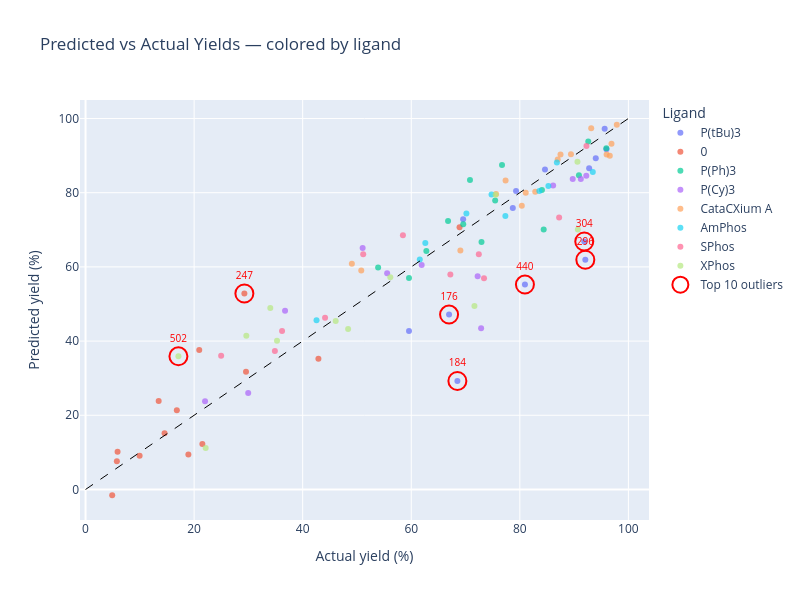

Write notebook code for a chart like this one.
### Code cell
results_check['original_index'] = results_check.index
outlier_indices = outliers.index

fig = px.scatter(
    results_check,
    x='y_true',
    y='y_pred',
    color='ligand',                  # <-- color by ligand
    hover_data={
        'original_index': True,
        'residual': ':.2f',
        'ligand': True,
        'aryl halide': True,
        'boron species': True,
        'time': True,
        'temperautre': True,
        'cat loading': True,
    },
    title='Predicted vs Actual Yields — colored by ligand',
    opacity=0.7,
)

# Add dashed perfect-prediction line
fig.add_shape(
    type='line', x0=0, y0=0, x1=100, y1=100,
    line=dict(color='black', dash='dash', width=1)
)

# Overlay outlier ring markers
outlier_data = results_check.loc[outlier_indices]
fig.add_trace(go.Scatter(
    x=outlier_data['y_true'],
    y=outlier_data['y_pred'],
    mode='markers+text',
    marker=dict(size=18, color='rgba(0,0,0,0)', line=dict(color='red', width=2)),
    text=outlier_data.index.astype(str),
    textposition='top center',
    textfont=dict(size=10, color='red'),
    name='Top 10 outliers',
    hoverinfo='skip',               # avoids double tooltip
))

fig.update_layout(
    xaxis_title='Actual yield (%)',
    yaxis_title='Predicted yield (%)',
    legend_title='Ligand',
    width=800, height=600,
)
fig.show()

### Figure 1 — Plotly figure (JSON) as saved in the notebook; plotly's stock layout.template omitted (floating-point values rounded to 4 significant figures)
{"data": [{"customdata": [[304, 25.03, "P(tBu)3", "6-bromoquinoline", "[5-methyl-1-(tetrahydro-2H-pyran-2-yl)-1H-indazol-4-yl]boronic ester", 60, 100, 6.25], [352, -1.642, "P(tBu)3", "6-bromoquinoline", "[5-methyl-1-(tetrahydro-2H-pyran-2-yl)-1H-indazol-4-yl]boronic ester", 60, 100, 6.25], [184, 39.27, "P(tBu)3", "6-bromoquinoline", "[5-methyl-1-(tetrahydro-2H-pyran-2-yl)-1H-indazol-4-yl]boronic acid", 60, 100, 6.25], [208, -3.295, "P(tBu)3", "6-bromoquinoline", "[5-methyl-1-(tetrahydro-2H-pyran-2-yl)-1H-indazol-4-yl]boronic acid", 60, 100, 6.25], [72, 4.676, "P(tBu)3", "6-bromoquinoline", "[5-methyl-1-(tetrahydro-2H-pyran-2-yl)-1H-indazol-4-yl]boronic acid", 60, 100, 6.25], [424, 2.838, "P(tBu)3", "6-bromoquinoline", "[5-methyl-1-(tetrahydro-2H-pyran-2-yl)-1H-indazol-4-yl]boronic ester", 60, 100, 6.25], [0, -1.127, "P(tBu)3", "6-bromoquinoline", "[5-methyl-1-(tetrahydro-2H-pyran-2-yl)-1H-indazol-4-yl]boronic acid", 60, 100, 6.25], [104, 6.21, "P(tBu)3", "6-bromoquinoline", "[5-methyl-1-(tetrahydro-2H-pyran-2-yl)-1H-indazol-4-yl]boronic acid", 60, 100, 6.25], [296, 30.15, "P(tBu)3", "6-bromoquinoline", "[5-methyl-1-(tetrahydro-2H-pyran-2-yl)-1H-indazol-4-yl]boronic ester", 60, 100, 6.25], [440, 25.7, "P(tBu)3", "6-bromoquinoline", "[5-methyl-1-(tetrahydro-2H-pyran-2-yl)-1H-indazol-4-yl]boronic ester", 60, 100, 6.25], [176, 19.82, "P(tBu)3", "6-bromoquinoline", "[5-methyl-1-(tetrahydro-2H-pyran-2-yl)-1H-indazol-4-yl]boronic acid", 60, 100, 6.25], [360, 4.224, "P(tBu)3", "6-bromoquinoline", "[5-methyl-1-(tetrahydro-2H-pyran-2-yl)-1H-indazol-4-yl]boronic ester", 60, 100, 6.25], [376, -1.598, "P(tBu)3", "6-bromoquinoline", "[5-methyl-1-(tetrahydro-2H-pyran-2-yl)-1H-indazol-4-yl]boronic ester", 60, 100, 6.25], [448, 16.87, "P(tBu)3", "6-bromoquinoline", "[5-methyl-1-(tetrahydro-2H-pyran-2-yl)-1H-indazol-4-yl]boronic ester", 60, 100, 6.25]], "hovertemplate": "ligand=%{customdata[2]}<br>y_true=%{x}<br>y_pred=%{y}<br>original_index=%{customdata[0]}<br>residual=%{customdata[1]:.2f}<br>aryl halide=%{customdata[3]}<br>boron species=%{customdata[4]}<br>time=%{customdata[5]}<br>temperautre=%{customdata[6]}<br>cat loading=%{customdata[7]}<extra></extra>", "legendgroup": "P(tBu)3", "marker": {"color": "#636efa", "opacity": 0.7, "symbol": "circle"}, "mode": "markers", "name": "P(tBu)3", "orientation": "v", "showlegend": true, "type": "scatter", "x": [91.87, 84.63, 68.5, 69.56, 93.99, 78.71, 79.31, 92.77, 92.06, 80.94, 66.97, 95.96, 95.63, 59.59], "xaxis": "x", "y": [66.85, 86.28, 29.23, 72.85, 89.31, 75.87, 80.43, 86.56, 61.92, 55.24, 47.15, 91.73, 97.23, 42.71], "yaxis": "y"}, {"customdata": [[495, -2.181, 0, "6-bromoquinoline", "[5-methyl-1-(tetrahydro-2H-pyran-2-yl)-1H-indazol-4-yl]boronic ester", 60, 100, 6.25], [439, -1.841, 0, "6-bromoquinoline", "[5-methyl-1-(tetrahydro-2H-pyran-2-yl)-1H-indazol-4-yl]boronic ester", 60, 100, 6.25], [247, -23.57, 0, "6-bromoquinoline", "[5-methyl-1-(tetrahydro-2H-pyran-2-yl)-1H-indazol-4-yl]boronic acid", 60, 100, 6.25], [423, 9.515, 0, "6-bromoquinoline", "[5-methyl-1-(tetrahydro-2H-pyran-2-yl)-1H-indazol-4-yl]boronic ester", 60, 100, 6.25], [55, -4.521, 0, "6-bromoquinoline", "[5-methyl-1-(tetrahydro-2H-pyran-2-yl)-1H-indazol-4-yl]boronic acid", 60, 100, 6.25], [63, -0.6056, 0, "6-bromoquinoline", "[5-methyl-1-(tetrahydro-2H-pyran-2-yl)-1H-indazol-4-yl]boronic acid", 60, 100, 6.25], [455, 7.653, 0, "6-bromoquinoline", "[5-methyl-1-(tetrahydro-2H-pyran-2-yl)-1H-indazol-4-yl]boronic ester", 60, 100, 6.25], [287, 0.9056, 0, "6-bromoquinoline", "[5-methyl-1-(tetrahydro-2H-pyran-2-yl)-1H-indazol-4-yl]boronic ester", 60, 100, 6.25], [79, -4.255, 0, "6-bromoquinoline", "[5-methyl-1-(tetrahydro-2H-pyran-2-yl)-1H-indazol-4-yl]boronic acid", 60, 100, 6.25], [431, 6.47, 0, "6-bromoquinoline", "[5-methyl-1-(tetrahydro-2H-pyran-2-yl)-1H-indazol-4-yl]boronic ester", 60, 100, 6.25], [231, -1.822, 0, "6-bromoquinoline", "[5-methyl-1-(tetrahydro-2H-pyran-2-yl)-1H-indazol-4-yl]boronic acid", 60, 100, 6.25], [39, -16.64, 0, "6-bromoquinoline", "[5-methyl-1-(tetrahydro-2H-pyran-2-yl)-1H-indazol-4-yl]boronic acid", 60, 100, 6.25], [167, 9.241, 0, "6-bromoquinoline", "[5-methyl-1-(tetrahydro-2H-pyran-2-yl)-1H-indazol-4-yl]boronic acid", 60, 100, 6.25], [503, -10.37, 0, "6-bromoquinoline", "[5-methyl-1-(tetrahydro-2H-pyran-2-yl)-1H-indazol-4-yl]boronic ester", 60, 100, 6.25]], "hovertemplate": "ligand=%{customdata[2]}<br>y_true=%{x}<br>y_pred=%{y}<br>original_index=%{customdata[0]}<br>residual=%{customdata[1]:.2f}<br>aryl halide=%{customdata[3]}<br>boron species=%{customdata[4]}<br>time=%{customdata[5]}<br>temperautre=%{customdata[6]}<br>cat loading=%{customdata[7]}<extra></extra>", "legendgroup": "0", "marker": {"color": "#EF553B", "opacity": 0.7, "symbol": "circle"}, "mode": "markers", "name": "0", "orientation": "v", "showlegend": true, "type": "scatter", "x": [29.56, 5.772, 29.26, 18.94, 16.82, 14.56, 42.9, 9.962, 5.903, 4.911, 68.89, 20.94, 21.52, 13.47], "xaxis": "x", "y": [31.74, 7.613, 52.83, 9.429, 21.34, 15.17, 35.24, 9.056, 10.16, -1.559, 70.72, 37.58, 12.28, 23.84], "yaxis": "y"}, {"customdata": [[153, 6.203, "P(Ph)3", "6-bromoquinoline", "[5-methyl-1-(tetrahydro-2H-pyran-2-yl)-1H-indazol-4-yl]boronic acid", 60, 100, 6.25], [497, -5.947, "P(Ph)3", "6-bromoquinoline", "[5-methyl-1-(tetrahydro-2H-pyran-2-yl)-1H-indazol-4-yl]boronic ester", 60, 100, 6.25], [361, 3.34, "P(Ph)3", "6-bromoquinoline", "[5-methyl-1-(tetrahydro-2H-pyran-2-yl)-1H-indazol-4-yl]boronic ester", 60, 100, 6.25], [289, -12.6, "P(Ph)3", "6-bromoquinoline", "[5-methyl-1-(tetrahydro-2H-pyran-2-yl)-1H-indazol-4-yl]boronic ester", 60, 100, 6.25], [209, -2.465, "P(Ph)3", "6-bromoquinoline", "[5-methyl-1-(tetrahydro-2H-pyran-2-yl)-1H-indazol-4-yl]boronic acid", 60, 100, 6.25], [281, 2.551, "P(Ph)3", "6-bromoquinoline", "[5-methyl-1-(tetrahydro-2H-pyran-2-yl)-1H-indazol-4-yl]boronic ester", 60, 100, 6.25], [9, 6.166, "P(Ph)3", "6-bromoquinoline", "[5-methyl-1-(tetrahydro-2H-pyran-2-yl)-1H-indazol-4-yl]boronic acid", 60, 100, 6.25], [225, -1.197, "P(Ph)3", "6-bromoquinoline", "[5-methyl-1-(tetrahydro-2H-pyran-2-yl)-1H-indazol-4-yl]boronic acid", 60, 100, 6.25], [73, 3.985, "P(Ph)3", "6-bromoquinoline", "[5-methyl-1-(tetrahydro-2H-pyran-2-yl)-1H-indazol-4-yl]boronic acid", 60, 100, 6.25], [177, -1.895, "P(Ph)3", "6-bromoquinoline", "[5-methyl-1-(tetrahydro-2H-pyran-2-yl)-1H-indazol-4-yl]boronic acid", 60, 100, 6.25], [473, -5.571, "P(Ph)3", "6-bromoquinoline", "[5-methyl-1-(tetrahydro-2H-pyran-2-yl)-1H-indazol-4-yl]boronic ester", 60, 100, 6.25], [137, 14.32, "P(Ph)3", "6-bromoquinoline", "[5-methyl-1-(tetrahydro-2H-pyran-2-yl)-1H-indazol-4-yl]boronic acid", 60, 100, 6.25], [249, -1.511, "P(Ph)3", "6-bromoquinoline", "[5-methyl-1-(tetrahydro-2H-pyran-2-yl)-1H-indazol-4-yl]boronic acid", 60, 100, 6.25], [33, -10.72, "P(Ph)3", "6-bromoquinoline", "[5-methyl-1-(tetrahydro-2H-pyran-2-yl)-1H-indazol-4-yl]boronic acid", 60, 100, 6.25]], "hovertemplate": "ligand=%{customdata[2]}<br>y_true=%{x}<br>y_pred=%{y}<br>original_index=%{customdata[0]}<br>residual=%{customdata[1]:.2f}<br>aryl halide=%{customdata[3]}<br>boron species=%{customdata[4]}<br>time=%{customdata[5]}<br>temperautre=%{customdata[6]}<br>cat loading=%{customdata[7]}<extra></extra>", "legendgroup": "P(Ph)3", "marker": {"color": "#00cc96", "opacity": 0.7, "symbol": "circle"}, "mode": "markers", "name": "P(Ph)3", "orientation": "v", "showlegend": true, "type": "scatter", "x": [72.94, 53.9, 84.07, 70.82, 75.46, 59.59, 90.89, 92.61, 95.93, 69.58, 66.78, 84.39, 62.78, 76.72], "xaxis": "x", "y": [66.74, 59.84, 80.73, 83.42, 77.92, 57.04, 84.72, 93.81, 91.95, 71.47, 72.35, 70.08, 64.29, 87.44], "yaxis": "y"}, {"customdata": [[131, -2.755, "P(Cy)3", "6-bromoquinoline", "[5-methyl-1-(tetrahydro-2H-pyran-2-yl)-1H-indazol-4-yl]boronic acid", 60, 100, 6.25], [195, 7.572, "P(Cy)3", "6-bromoquinoline", "[5-methyl-1-(tetrahydro-2H-pyran-2-yl)-1H-indazol-4-yl]boronic acid", 60, 100, 6.25], [323, 14.73, "P(Cy)3", "6-bromoquinoline", "[5-methyl-1-(tetrahydro-2H-pyran-2-yl)-1H-indazol-4-yl]boronic ester", 60, 100, 6.25], [331, -14.04, "P(Cy)3", "6-bromoquinoline", "[5-methyl-1-(tetrahydro-2H-pyran-2-yl)-1H-indazol-4-yl]boronic ester", 60, 100, 6.25], [155, 3.968, "P(Cy)3", "6-bromoquinoline", "[5-methyl-1-(tetrahydro-2H-pyran-2-yl)-1H-indazol-4-yl]boronic acid", 60, 100, 6.25], [403, -11.46, "P(Cy)3", "6-bromoquinoline", "[5-methyl-1-(tetrahydro-2H-pyran-2-yl)-1H-indazol-4-yl]boronic ester", 60, 100, 6.25], [451, 1.404, "P(Cy)3", "6-bromoquinoline", "[5-methyl-1-(tetrahydro-2H-pyran-2-yl)-1H-indazol-4-yl]boronic ester", 60, 100, 6.25], [227, 6.075, "P(Cy)3", "6-bromoquinoline", "[5-methyl-1-(tetrahydro-2H-pyran-2-yl)-1H-indazol-4-yl]boronic acid", 60, 100, 6.25], [11, 4.188, "P(Cy)3", "6-bromoquinoline", "[5-methyl-1-(tetrahydro-2H-pyran-2-yl)-1H-indazol-4-yl]boronic acid", 60, 100, 6.25], [203, 7.675, "P(Cy)3", "6-bromoquinoline", "[5-methyl-1-(tetrahydro-2H-pyran-2-yl)-1H-indazol-4-yl]boronic acid", 60, 100, 6.25], [275, 29.41, "P(Cy)3", "6-bromoquinoline", "[5-methyl-1-(tetrahydro-2H-pyran-2-yl)-1H-indazol-4-yl]boronic ester", 60, 100, 6.25], [507, -1.781, "P(Cy)3", "6-bromoquinoline", "[5-methyl-1-(tetrahydro-2H-pyran-2-yl)-1H-indazol-4-yl]boronic ester", 60, 100, 6.25]], "hovertemplate": "ligand=%{customdata[2]}<br>y_true=%{x}<br>y_pred=%{y}<br>original_index=%{customdata[0]}<br>residual=%{customdata[1]:.2f}<br>aryl halide=%{customdata[3]}<br>boron species=%{customdata[4]}<br>time=%{customdata[5]}<br>temperautre=%{customdata[6]}<br>cat loading=%{customdata[7]}<extra></extra>", "legendgroup": "P(Cy)3", "marker": {"color": "#ab63fa", "opacity": 0.7, "symbol": "circle"}, "mode": "markers", "name": "P(Cy)3", "orientation": "v", "showlegend": true, "type": "scatter", "x": [55.56, 91.24, 72.23, 51.05, 29.96, 36.75, 61.92, 89.74, 86.13, 92.24, 72.87, 22.01], "xaxis": "x", "y": [58.31, 83.67, 57.5, 65.08, 25.99, 48.21, 60.51, 83.67, 81.95, 84.57, 43.46, 23.79], "yaxis": "y"}, {"customdata": [[204, -1.955, "CataCXium A", "6-bromoquinoline", "[5-methyl-1-(tetrahydro-2H-pyran-2-yl)-1H-indazol-4-yl]boronic acid", 60, 100, 6.25], [84, -4.017, "CataCXium A", "6-bromoquinoline", "[5-methyl-1-(tetrahydro-2H-pyran-2-yl)-1H-indazol-4-yl]boronic acid", 60, 100, 6.25], [324, 5.711, "CataCXium A", "6-bromoquinoline", "[5-methyl-1-(tetrahydro-2H-pyran-2-yl)-1H-indazol-4-yl]boronic ester", 60, 100, 6.25], [124, -0.4498, "CataCXium A", "6-bromoquinoline", "[5-methyl-1-(tetrahydro-2H-pyran-2-yl)-1H-indazol-4-yl]boronic acid", 60, 100, 6.25], [76, 3.726, "CataCXium A", "6-bromoquinoline", "[5-methyl-1-(tetrahydro-2H-pyran-2-yl)-1H-indazol-4-yl]boronic acid", 60, 100, 6.25], [380, -4.233, "CataCXium A", "6-bromoquinoline", "[5-methyl-1-(tetrahydro-2H-pyran-2-yl)-1H-indazol-4-yl]boronic ester", 60, 100, 6.25], [244, 2.572, "CataCXium A", "6-bromoquinoline", "[5-methyl-1-(tetrahydro-2H-pyran-2-yl)-1H-indazol-4-yl]boronic acid", 60, 100, 6.25], [140, -8.247, "CataCXium A", "6-bromoquinoline", "[5-methyl-1-(tetrahydro-2H-pyran-2-yl)-1H-indazol-4-yl]boronic acid", 60, 100, 6.25], [484, 4.612, "CataCXium A", "6-bromoquinoline", "[5-methyl-1-(tetrahydro-2H-pyran-2-yl)-1H-indazol-4-yl]boronic ester", 60, 100, 6.25], [68, 6.642, "CataCXium A", "6-bromoquinoline", "[5-methyl-1-(tetrahydro-2H-pyran-2-yl)-1H-indazol-4-yl]boronic acid", 60, 100, 6.25], [172, -5.894, "CataCXium A", "6-bromoquinoline", "[5-methyl-1-(tetrahydro-2H-pyran-2-yl)-1H-indazol-4-yl]boronic acid", 60, 100, 6.25], [132, 1.13, "CataCXium A", "6-bromoquinoline", "[5-methyl-1-(tetrahydro-2H-pyran-2-yl)-1H-indazol-4-yl]boronic acid", 60, 100, 6.25], [356, -2.782, "CataCXium A", "6-bromoquinoline", "[5-methyl-1-(tetrahydro-2H-pyran-2-yl)-1H-indazol-4-yl]boronic ester", 60, 100, 6.25], [148, 3.856, "CataCXium A", "6-bromoquinoline", "[5-methyl-1-(tetrahydro-2H-pyran-2-yl)-1H-indazol-4-yl]boronic acid", 60, 100, 6.25], [220, -0.9702, "CataCXium A", "6-bromoquinoline", "[5-methyl-1-(tetrahydro-2H-pyran-2-yl)-1H-indazol-4-yl]boronic acid", 60, 100, 6.25], [396, -11.79, "CataCXium A", "6-bromoquinoline", "[5-methyl-1-(tetrahydro-2H-pyran-2-yl)-1H-indazol-4-yl]boronic ester", 60, 100, 6.25]], "hovertemplate": "ligand=%{customdata[2]}<br>y_true=%{x}<br>y_pred=%{y}<br>original_index=%{customdata[0]}<br>residual=%{customdata[1]:.2f}<br>aryl halide=%{customdata[3]}<br>boron species=%{customdata[4]}<br>time=%{customdata[5]}<br>temperautre=%{customdata[6]}<br>cat loading=%{customdata[7]}<extra></extra>", "legendgroup": "CataCXium A", "marker": {"color": "#FFA15A", "opacity": 0.7, "symbol": "circle"}, "mode": "markers", "name": "CataCXium A", "orientation": "v", "showlegend": true, "type": "scatter", "x": [86.98, 75.62, 95.99, 97.86, 96.89, 93.15, 82.84, 50.79, 69.05, 96.57, 77.38, 81.09, 87.49, 80.36, 89.42, 49.06], "xaxis": "x", "y": [88.93, 79.64, 90.28, 98.31, 93.16, 97.38, 80.27, 59.04, 64.44, 89.93, 83.27, 79.96, 90.28, 76.51, 90.39, 60.84], "yaxis": "y"}, {"customdata": [[506, -3.057, "AmPhos", "6-bromoquinoline", "[5-methyl-1-(tetrahydro-2H-pyran-2-yl)-1H-indazol-4-yl]boronic ester", 60, 100, 6.25], [10, 7.89, "AmPhos", "6-bromoquinoline", "[5-methyl-1-(tetrahydro-2H-pyran-2-yl)-1H-indazol-4-yl]boronic acid", 60, 100, 6.25], [250, -0.4005, "AmPhos", "6-bromoquinoline", "[5-methyl-1-(tetrahydro-2H-pyran-2-yl)-1H-indazol-4-yl]boronic acid", 60, 100, 6.25], [298, 3.466, "AmPhos", "6-bromoquinoline", "[5-methyl-1-(tetrahydro-2H-pyran-2-yl)-1H-indazol-4-yl]boronic ester", 60, 100, 6.25], [90, -4.24, "AmPhos", "6-bromoquinoline", "[5-methyl-1-(tetrahydro-2H-pyran-2-yl)-1H-indazol-4-yl]boronic acid", 60, 100, 6.25], [482, -3.863, "AmPhos", "6-bromoquinoline", "[5-methyl-1-(tetrahydro-2H-pyran-2-yl)-1H-indazol-4-yl]boronic ester", 60, 100, 6.25], [2, -1.341, "AmPhos", "6-bromoquinoline", "[5-methyl-1-(tetrahydro-2H-pyran-2-yl)-1H-indazol-4-yl]boronic acid", 60, 100, 6.25], [194, 3.59, "AmPhos", "6-bromoquinoline", "[5-methyl-1-(tetrahydro-2H-pyran-2-yl)-1H-indazol-4-yl]boronic acid", 60, 100, 6.25], [82, -4.755, "AmPhos", "6-bromoquinoline", "[5-methyl-1-(tetrahydro-2H-pyran-2-yl)-1H-indazol-4-yl]boronic acid", 60, 100, 6.25], [18, 3.144, "AmPhos", "6-bromoquinoline", "[5-methyl-1-(tetrahydro-2H-pyran-2-yl)-1H-indazol-4-yl]boronic acid", 60, 100, 6.25]], "hovertemplate": "ligand=%{customdata[2]}<br>y_true=%{x}<br>y_pred=%{y}<br>original_index=%{customdata[0]}<br>residual=%{customdata[1]:.2f}<br>aryl halide=%{customdata[3]}<br>boron species=%{customdata[4]}<br>time=%{customdata[5]}<br>temperautre=%{customdata[6]}<br>cat loading=%{customdata[7]}<extra></extra>", "legendgroup": "AmPhos", "marker": {"color": "#19d3f3", "opacity": 0.7, "symbol": "circle"}, "mode": "markers", "name": "AmPhos", "orientation": "v", "showlegend": true, "type": "scatter", "x": [42.55, 93.44, 61.57, 85.26, 70.16, 62.59, 86.82, 77.34, 74.79, 83.6], "xaxis": "x", "y": [45.61, 85.55, 61.97, 81.8, 74.4, 66.45, 88.16, 73.75, 79.54, 80.45], "yaxis": "y"}, {"customdata": [[325, 13.94, "SPhos", "6-bromoquinoline", "[5-methyl-1-(tetrahydro-2H-pyran-2-yl)-1H-indazol-4-yl]boronic ester", 60, 100, 6.25], [77, 9.221, "SPhos", "6-bromoquinoline", "[5-methyl-1-(tetrahydro-2H-pyran-2-yl)-1H-indazol-4-yl]boronic acid", 60, 100, 6.25], [501, -11.08, "SPhos", "6-bromoquinoline", "[5-methyl-1-(tetrahydro-2H-pyran-2-yl)-1H-indazol-4-yl]boronic ester", 60, 100, 6.25], [317, -10.05, "SPhos", "6-bromoquinoline", "[5-methyl-1-(tetrahydro-2H-pyran-2-yl)-1H-indazol-4-yl]boronic ester", 60, 100, 6.25], [341, -2.149, "SPhos", "6-bromoquinoline", "[5-methyl-1-(tetrahydro-2H-pyran-2-yl)-1H-indazol-4-yl]boronic ester", 60, 100, 6.25], [237, -0.3207, "SPhos", "6-bromoquinoline", "[5-methyl-1-(tetrahydro-2H-pyran-2-yl)-1H-indazol-4-yl]boronic acid", 60, 100, 6.25], [101, -12.28, "SPhos", "6-bromoquinoline", "[5-methyl-1-(tetrahydro-2H-pyran-2-yl)-1H-indazol-4-yl]boronic acid", 60, 100, 6.25], [277, 16.47, "SPhos", "6-bromoquinoline", "[5-methyl-1-(tetrahydro-2H-pyran-2-yl)-1H-indazol-4-yl]boronic ester", 60, 100, 6.25], [93, -2.427, "SPhos", "6-bromoquinoline", "[5-methyl-1-(tetrahydro-2H-pyran-2-yl)-1H-indazol-4-yl]boronic acid", 60, 100, 6.25], [69, 9.02, "SPhos", "6-bromoquinoline", "[5-methyl-1-(tetrahydro-2H-pyran-2-yl)-1H-indazol-4-yl]boronic acid", 60, 100, 6.25], [253, -6.52, "SPhos", "6-bromoquinoline", "[5-methyl-1-(tetrahydro-2H-pyran-2-yl)-1H-indazol-4-yl]boronic acid", 60, 100, 6.25]], "hovertemplate": "ligand=%{customdata[2]}<br>y_true=%{x}<br>y_pred=%{y}<br>original_index=%{customdata[0]}<br>residual=%{customdata[1]:.2f}<br>aryl halide=%{customdata[3]}<br>boron species=%{customdata[4]}<br>time=%{customdata[5]}<br>temperautre=%{customdata[6]}<br>cat loading=%{customdata[7]}<extra></extra>", "legendgroup": "SPhos", "marker": {"color": "#FF6692", "opacity": 0.7, "symbol": "circle"}, "mode": "markers", "name": "SPhos", "orientation": "v", "showlegend": true, "type": "scatter", "x": [87.24, 67.2, 24.98, 58.46, 44.12, 92.27, 51.15, 73.4, 34.88, 72.44, 36.2], "xaxis": "x", "y": [73.3, 57.98, 36.06, 68.51, 46.27, 92.59, 63.42, 56.93, 37.31, 63.42, 42.72], "yaxis": "y"}, {"customdata": [[78, 5.132, "XPhos", "6-bromoquinoline", "[5-methyl-1-(tetrahydro-2H-pyran-2-yl)-1H-indazol-4-yl]boronic acid", 60, 100, 6.25], [30, -14.9, "XPhos", "6-bromoquinoline", "[5-methyl-1-(tetrahydro-2H-pyran-2-yl)-1H-indazol-4-yl]boronic acid", 60, 100, 6.25], [222, 20.61, "XPhos", "6-bromoquinoline", "[5-methyl-1-(tetrahydro-2H-pyran-2-yl)-1H-indazol-4-yl]boronic acid", 60, 100, 6.25], [342, -4.808, "XPhos", "6-bromoquinoline", "[5-methyl-1-(tetrahydro-2H-pyran-2-yl)-1H-indazol-4-yl]boronic ester", 60, 100, 6.25], [398, 10.94, "XPhos", "6-bromoquinoline", "[5-methyl-1-(tetrahydro-2H-pyran-2-yl)-1H-indazol-4-yl]boronic ester", 60, 100, 6.25], [238, 2.272, "XPhos", "6-bromoquinoline", "[5-methyl-1-(tetrahydro-2H-pyran-2-yl)-1H-indazol-4-yl]boronic acid", 60, 100, 6.25], [70, 22.22, "XPhos", "6-bromoquinoline", "[5-methyl-1-(tetrahydro-2H-pyran-2-yl)-1H-indazol-4-yl]boronic acid", 60, 100, 6.25], [318, -1.037, "XPhos", "6-bromoquinoline", "[5-methyl-1-(tetrahydro-2H-pyran-2-yl)-1H-indazol-4-yl]boronic ester", 60, 100, 6.25], [22, 0.6593, "XPhos", "6-bromoquinoline", "[5-methyl-1-(tetrahydro-2H-pyran-2-yl)-1H-indazol-4-yl]boronic acid", 60, 100, 6.25], [502, -18.79, "XPhos", "6-bromoquinoline", "[5-methyl-1-(tetrahydro-2H-pyran-2-yl)-1H-indazol-4-yl]boronic ester", 60, 100, 6.25], [462, -11.82, "XPhos", "6-bromoquinoline", "[5-methyl-1-(tetrahydro-2H-pyran-2-yl)-1H-indazol-4-yl]boronic ester", 60, 100, 6.25], [46, -3.923, "XPhos", "6-bromoquinoline", "[5-methyl-1-(tetrahydro-2H-pyran-2-yl)-1H-indazol-4-yl]boronic acid", 60, 100, 6.25]], "hovertemplate": "ligand=%{customdata[2]}<br>y_true=%{x}<br>y_pred=%{y}<br>original_index=%{customdata[0]}<br>residual=%{customdata[1]:.2f}<br>aryl halide=%{customdata[3]}<br>boron species=%{customdata[4]}<br>time=%{customdata[5]}<br>temperautre=%{customdata[6]}<br>cat loading=%{customdata[7]}<extra></extra>", "legendgroup": "XPhos", "marker": {"color": "#B6E880", "opacity": 0.7, "symbol": "circle"}, "mode": "markers", "name": "XPhos", "orientation": "v", "showlegend": true, "type": "scatter", "x": [48.37, 34.03, 90.69, 35.27, 22.13, 90.62, 71.64, 56.14, 46.08, 17.11, 29.62, 75.54], "xaxis": "x", "y": [43.24, 48.93, 70.08, 40.08, 11.19, 88.34, 49.42, 57.18, 45.42, 35.9, 41.44, 79.46], "yaxis": "y"}, {"hoverinfo": "skip", "marker": {"color": "rgba(0,0,0,0)", "line": {"color": "red", "width": 2}, "size": 18}, "mode": "markers+text", "name": "Top 10 outliers", "text": ["502", "247", "176", "184", "296", "440", "304"], "textfont": {"color": "red", "size": 10}, "textposition": "top center", "type": "scatter", "x": [17.11, 29.26, 66.97, 68.5, 92.06, 80.94, 91.87], "y": [35.9, 52.83, 47.15, 29.23, 61.92, 55.24, 66.85]}], "layout": {"height": 600, "legend": {"title": {"text": "Ligand"}, "tracegroupgap": 0}, "shapes": [{"line": {"color": "black", "dash": "dash", "width": 1}, "type": "line", "x0": 0, "x1": 100, "y0": 0, "y1": 100}], "title": {"text": "Predicted vs Actual Yields — colored by ligand"}, "width": 800, "xaxis": {"anchor": "y", "domain": [0, 1], "title": {"text": "Actual yield (%)"}}, "yaxis": {"anchor": "x", "domain": [0, 1], "title": {"text": "Predicted yield (%)"}}}}
